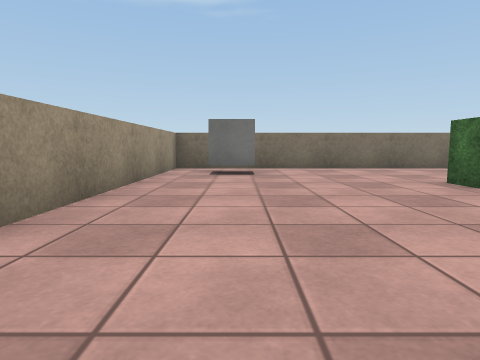
[1] (above)

20 first-person views from a walk through a Unity game level. The camera is 0.3 m above the floor, tilts 6° down and sees 75° across. The floor is counted in squares, 0.5 m on a side. Each view is taken from the middle of a square. On the plan, view 1 faces up. The plan holds only what a view shows up to about 9 squares ahead; the rest is blank. Surface patterns are stand-ins for the level's own textures.

[2]
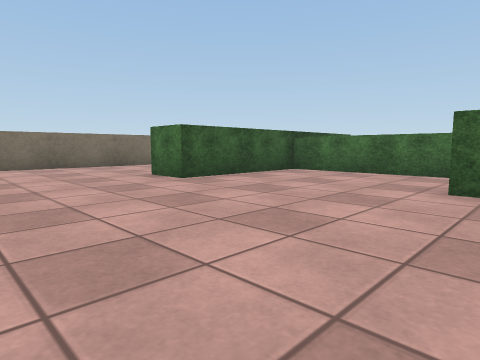

[3]
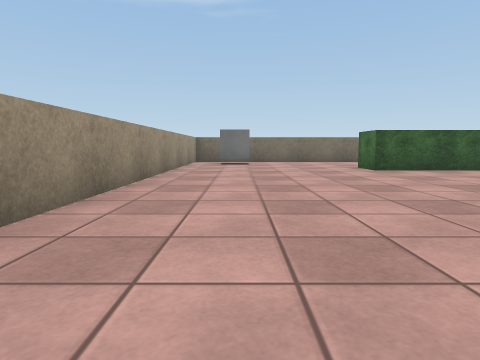

[4]
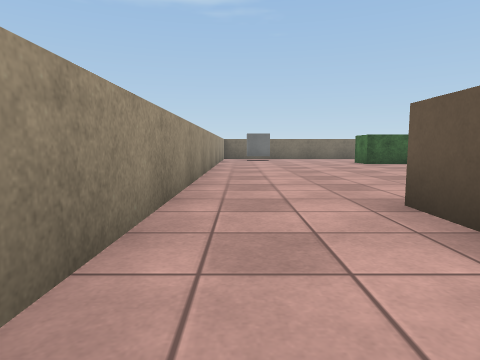

[5]
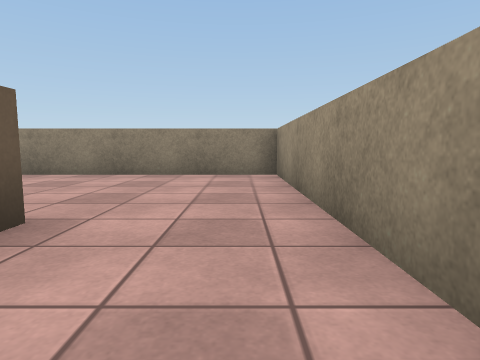

[6]
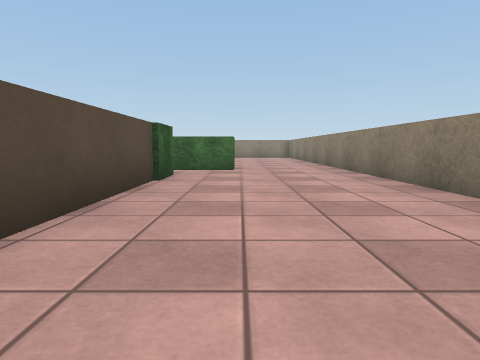

[7]
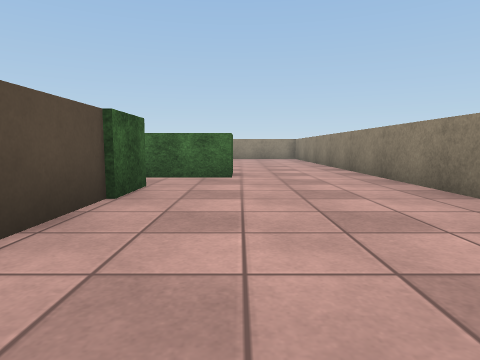

[8]
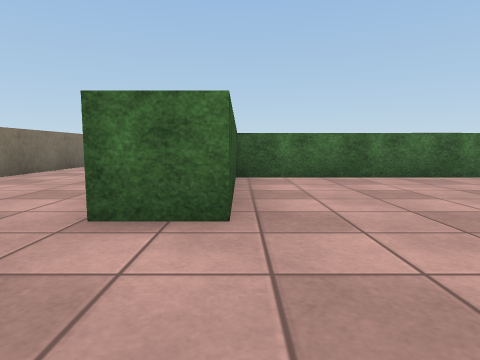

[9]
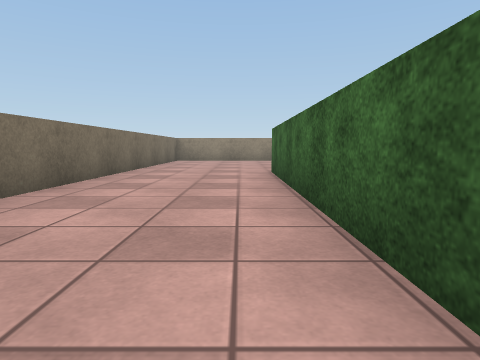

[10]
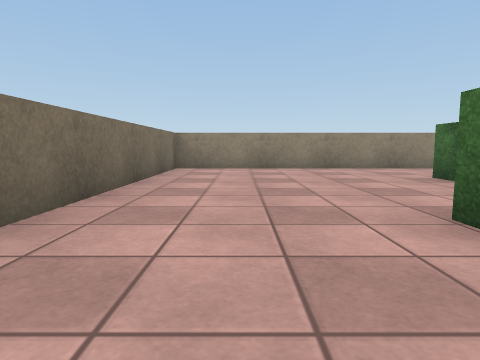

[11]
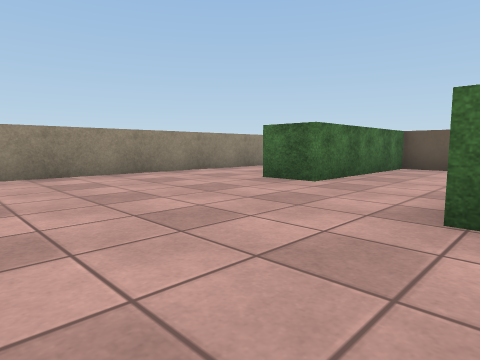

[12]
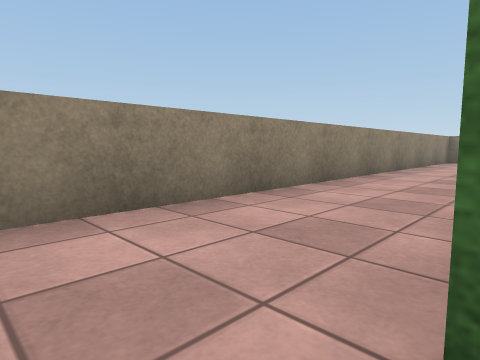

[13]
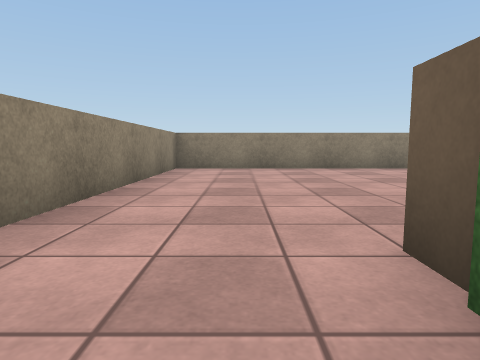

[14]
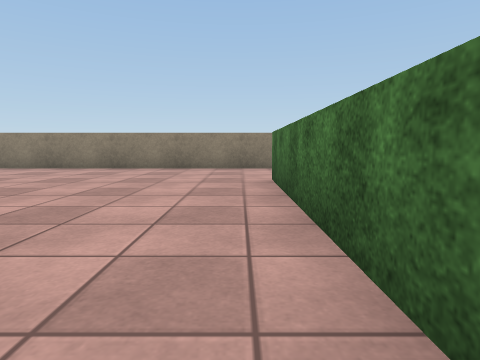

[15]
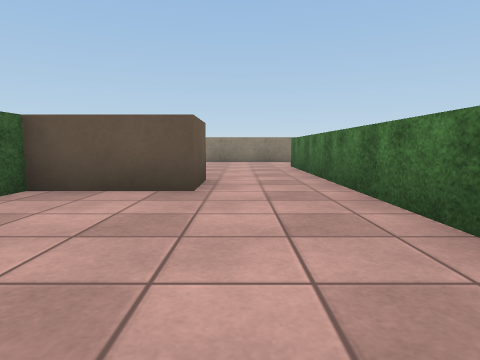

[16]
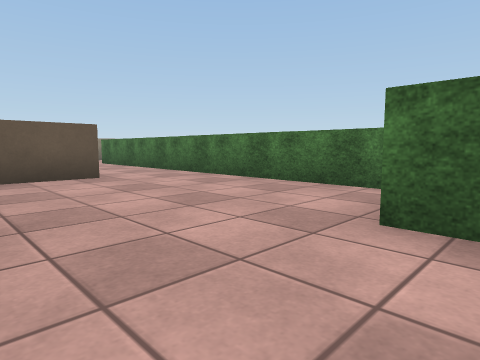

[17]
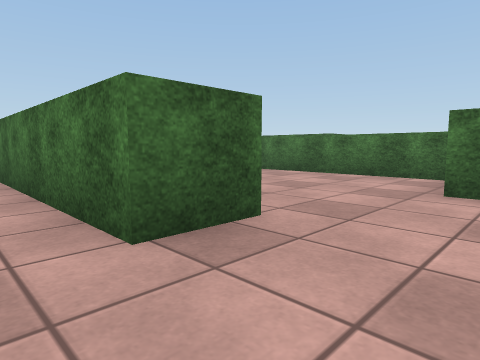

[18]
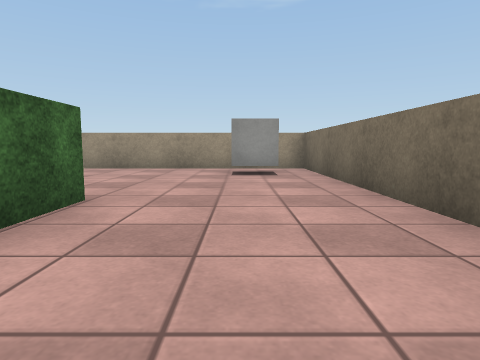

[19]
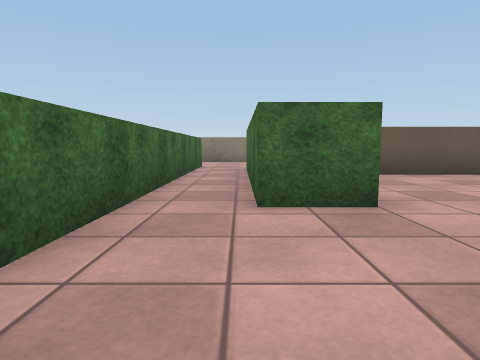

[20]
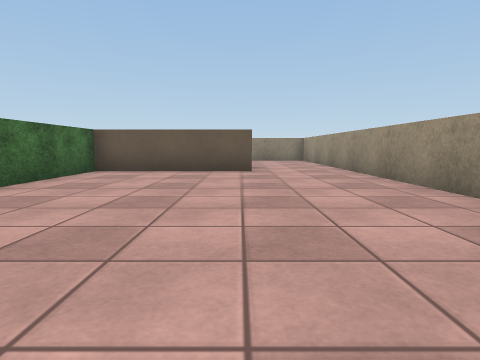

### Floor plan
Points are (right, up) in squares from view 1. A wall is a line through its corners. A room is listed if a view was taken in it or the views show most of it. See-through windows are left out.
Room 1 (views 1, 2, 3, 4, 5, 6, 7, 8, 9, 10, 11, 18, 19, 20)
walls: (7.2, -6.9) (7.2, 4.1) (3.5, 4.1) (3.5, 5.2) (10.6, 5.2); (8, -6.8) (7.5, -6.8); (11.6, 8.8) (-1.8, 8.8) (-1.8, -9.8) (9.6, -9.8)
ways out: opening at (8.7, -8) to room 2; opening at (10.7, 7) to room 2
objects: cube (-1, 7) to (0, 8); block (1, -5)
Room 2 (views 12, 13, 14, 15, 16, 17)
walls: (12.9, -1.4) (12.9, -0.9); (10.6, 4.8) (10.6, 4); (8.4, 3.8) (8.4, -6.9); (9.6, -9.8) (16.8, -9.8) (16.8, 8.8) (11.6, 8.8)
ways out: opening at (8.7, -8) to room 1; opening at (10.7, 7) to room 1
objects: block (11, -3)

Positions as (right, up) in squares from view 1, and headings:
1: (0, 0), facing up
2: (0, -1), facing up-right
3: (0, -4), facing up
4: (-1, -7), facing up
5: (-1, -3), facing down
6: (-1, -7), facing right
7: (1, -7), facing right
8: (1, 4), facing right
9: (3, 6), facing right
10: (8, 7), facing right
11: (10, 8), facing down-right
12: (14, 4), facing down-right
13: (15, -1), facing down
14: (9, -1), facing down
15: (10, 3), facing down
16: (13, 5), facing down-left
17: (15, 5), facing down-left
18: (7, 7), facing left
19: (6, 3), facing down
20: (1, 4), facing down
